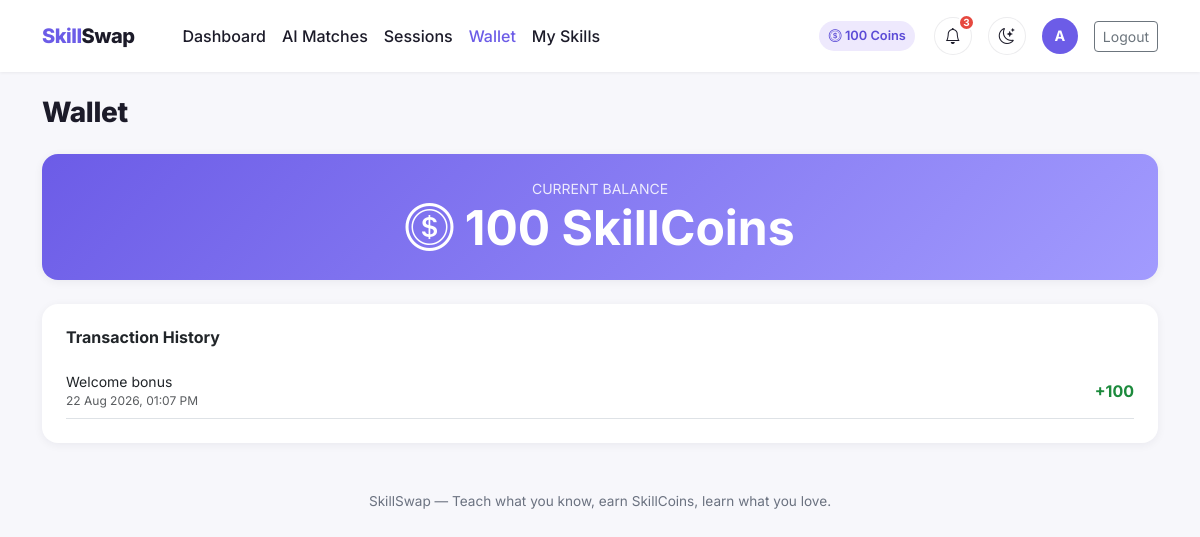
The app's page /wallet (signed in) with its own data.
### models.py (models this page shows, shortened)
class User(db.Model):
    id = db.Column(db.Integer, primary_key=True)
    name = db.Column(db.String(120), nullable=False)
    email = db.Column(db.String(120), unique=True, nullable=False)
    password_hash = db.Column(db.String(255), nullable=False)
    college = db.Column(db.String(200))
    department = db.Column(db.String(120))
    year = db.Column(db.String(20))
    bio = db.Column(db.Text, default="")
    skill_coins = db.Column(db.Integer, default=100)
    rating = db.Column(db.Float, default=0.0)
    rating_count = db.Column(db.Integer, default=0)
    created_at = db.Column(db.DateTime, default=datetime.utcnow)
    user_skills = db.relationship(
        "UserSkill", backref="user", lazy=True, cascade="all, delete-orphan"
    )
    @property
    def avatar_letter(self):
        return self.name[0].upper() if self.name else "?"

class Transaction(db.Model):
    id = db.Column(db.Integer, primary_key=True)
    user_id = db.Column(db.Integer, db.ForeignKey("user.id"), nullable=False)
    amount = db.Column(db.Integer, nullable=False)
    type = db.Column(db.String(20), nullable=False)  # EARN / SPEND / BONUS
    description = db.Column(db.String(200))
    session_id = db.Column(db.Integer, db.ForeignKey("session.id"), nullable=True)
    created_at = db.Column(db.DateTime, default=datetime.utcnow)

### app.py (the view)
@app.route("/wallet")
@login_required
def wallet():
    user = current_user()
    transactions = (
        Transaction.query.filter_by(user_id=user.id)
        .order_by(Transaction.created_at.desc())
        .all()
    )
    return render_template("wallet.html", user=user, transactions=transactions)

### app.py (called while the page is built)
def login_required(view):
    @wraps(view)
    def wrapped(*args, **kwargs):
        if "user_id" not in session:
            flash("Please log in to continue.", "warning")
            return redirect(url_for("login"))
        return view(*args, **kwargs)
    return wrapped

def current_user():
    uid = session.get("user_id")
    if not uid:
        return None
    return User.query.get(uid)

@app.context_processor
def inject_user():
    user = current_user()
    unread_count = 0
    recent_notifications = []
    if user:
        unread_count = Notification.query.filter_by(user_id=user.id, is_read=False).count()
        recent_notifications = (
            Notification.query.filter_by(user_id=user.id)
            .order_by(Notification.created_at.desc())
            .limit(8)
            .all()
        )
    return {
        "current_user": user,
        "unread_count": unread_count,
        "recent_notifications": recent_notifications,
    }

### models.py (called while the page is built)
    @property
    def time_ago(self):
        delta = datetime.utcnow() - self.created_at
        secs = delta.total_seconds()
        if secs < 60:
            return "just now"
        if secs < 3600:
            return f"{int(secs // 60)}m ago"
        if secs < 86400:
            return f"{int(secs // 3600)}h ago"
        return f"{int(secs // 86400)}d ago"

### templates/wallet.html (shortened to what this page needs)
{% extends "base.html" %}
{% block content %}
<h3 class="section-title mb-4">Wallet</h3>
<div class="card p-4 mb-4 text-center" style="background: linear-gradient(135deg, var(--accent) 0%, #a29bfe 100%); color:#fff;">
  <div class="small text-uppercase" style="opacity:0.85;">Current Balance</div>
  <div class="display-5 fw-bold"><i class="bi bi-coin"></i> {{ user.skill_coins }} SkillCoins</div>
</div>
<div class="card p-4">
  <h6 class="fw-bold mb-3">Transaction History</h6>
  {% if transactions %}
    {% for tx in transactions %}
      <div class="d-flex justify-content-between align-items-center border-bottom py-2">
        <div>
          <div class="small">{{ tx.description }}</div>
          <div class="text-muted" style="font-size:0.75rem;">{{ tx.created_at.strftime('%d %b %Y, %I:%M %p') }}</div>
        </div>
        <span class="{{ 'tx-amount-pos' if tx.amount > 0 else 'tx-amount-neg' }}">
          {{ "+%d"|format(tx.amount) if tx.amount > 0 else tx.amount }}
        </span>
      </div>
    {% endfor %}
  {% else %}
    <p class="text-muted small mb-0">No transactions yet.</p>
  {% endif %}
</div>
{% endblock %}

### templates/base.html (shortened to what this page needs)
<!DOCTYPE html>
<html lang="en">
<head>
  <link href="https://cdn.jsdelivr.net/npm/bootstrap@5.3.3/dist/css/bootstrap.min.css" rel="stylesheet">
  <link href="https://cdn.jsdelivr.net/npm/bootstrap-icons@1.11.3/font/bootstrap-icons.css" rel="stylesheet">
  <link href="{{ url_for('static', filename='css/style.css') }}" rel="stylesheet">
</head>
<body>
<nav class="navbar navbar-expand-lg sticky-top py-3">
  <div class="container">
    <a class="navbar-brand" href="{{ url_for('index') }}">Skill<span>Swap</span></a>
    <div class="collapse navbar-collapse" id="nav">
      {% if current_user %}
      <ul class="navbar-nav me-auto ms-lg-4">
        <li class="nav-item"><a class="nav-link {% if request.endpoint=='dashboard' %}active{% endif %}" href="{{ url_for('dashboard') }}">Dashboard</a></li>
        <li class="nav-item"><a class="nav-link {% if request.endpoint=='matches_page' %}active{% endif %}" href="{{ url_for('matches_page') }}">AI Matches</a></li>
        <li class="nav-item"><a class="nav-link {% if request.endpoint=='sessions_page' %}active{% endif %}" href="{{ url_for('sessions_page') }}">Sessions</a></li>
        <li class="nav-item"><a class="nav-link {% if request.endpoint=='wallet' %}active{% endif %}" href="{{ url_for('wallet') }}">Wallet</a></li>
        <li class="nav-item"><a class="nav-link {% if request.endpoint=='edit_skills' %}active{% endif %}" href="{{ url_for('edit_skills') }}">My Skills</a></li>
      </ul>
      <div class="d-flex align-items-center gap-3">
        <span class="badge-skill"><i class="bi bi-coin"></i> {{ current_user.skill_coins }} Coins</span>
        <div class="dropdown">
          <button class="btn btn-icon position-relative" type="button" data-bs-toggle="dropdown" aria-expanded="false">
            <i class="bi bi-bell"></i>
            {% if unread_count > 0 %}
              <span class="notif-dot">{{ unread_count if unread_count < 10 else '9+' }}</span>
            {% endif %}
          </button>
        </div>
        <button class="btn btn-icon" type="button" id="theme-toggle" title="Toggle dark mode">
          <i class="bi bi-moon-stars" id="theme-icon"></i>
        </button>
        <a href="{{ url_for('profile', user_id=current_user.id) }}" class="d-flex align-items-center text-decoration-none">
          <div class="avatar-circle" style="width:36px;height:36px;font-size:0.9rem;">{{ current_user.avatar_letter }}</div>
        </a>
        <a href="{{ url_for('logout') }}" class="btn btn-sm btn-outline-secondary">Logout</a>
      </div>
      {% endif %}
    </div>
  </div>
</nav>
<div class="container my-4">
  {% block content %}{% endblock %}
</div>
<footer class="container text-center py-4">
  SkillSwap — Teach what you know, earn SkillCoins, learn what you love.
</footer>
</body>
</html>

### static/css/style.css (style rules this page uses)
:root { --accent: #6C5CE7; --accent-dark: #5b4bd6; --accent-light: #eee9fd; --ink: #1c1b29; --muted: #6b7280; --bg: #f7f7fb; --surface: #ffffff; --border-soft: rgba(20, 20, 43, 0.08); --card-radius: 16px; --shadow-sm: 0 2px 10px rgba(20, 20, 43, 0.06); --shadow-md: 0 8px 28px rgba(20, 20, 43, 0.10); }
* { transition: background-color 0.2s ease, border-color 0.2s ease, color 0.2s ease; }
body { background-color: var(--bg); color: var(--ink); font-family: "Inter", "Segoe UI", system-ui, -apple-system, sans-serif; }
a { text-decoration: none; }
.navbar-brand { font-weight: 800; letter-spacing: -0.5px; color: var(--accent) !important; }
.navbar-brand span { color: var(--ink); }
.navbar { background: var(--surface); box-shadow: 0 1px 3px rgba(0,0,0,0.06); }
.nav-link { font-weight: 500; color: var(--ink) !important; }
.nav-link.active { color: var(--accent) !important; }
.card { border: none; border-radius: var(--card-radius); background: var(--surface); box-shadow: var(--shadow-sm); transition: box-shadow 0.2s ease, transform 0.2s ease; }
.btn-icon { width: 38px; height: 38px; border-radius: 50%; border: 1px solid var(--border-soft); background: var(--surface); color: var(--ink); display: inline-flex; align-items: center; justify-content: center; position: relative; }
.notif-dot { position: absolute; top: -4px; right: -4px; background: #e6483f; color: #fff; font-size: 0.62rem; font-weight: 700; border-radius: 999px; min-width: 17px; height: 17px; display: flex; align-items: center; justify-content: center; padding: 0 3px; border: 2px solid var(--surface); }
.stat-card, .card { transition: box-shadow 0.2s ease; }
.badge-skill { background: var(--accent-light); color: var(--accent-dark); font-weight: 600; padding: 0.4em 0.75em; border-radius: 999px; font-size: 0.8rem; display: inline-block; margin: 0.15rem; }
.avatar-circle { width: 48px; height: 48px; border-radius: 50%; background: var(--accent); color: #fff; display: flex; align-items: center; justify-content: center; font-weight: 700; font-size: 1.1rem; flex-shrink: 0; }
.section-title { font-weight: 800; letter-spacing: -0.3px; }
.tx-amount-pos { color: #1c8a3c; font-weight: 700; }
footer { color: var(--muted); font-size: 0.85rem; }

### records on screen
User: skill_coins "100", avatar_letter "A"
Transaction: description "Welcome bonus", created_at "22 Aug 2026, 01:07 PM", amount "+100"

### other values on screen
{{ unread_count if unread_count < 10 else '9+' }} "3"
